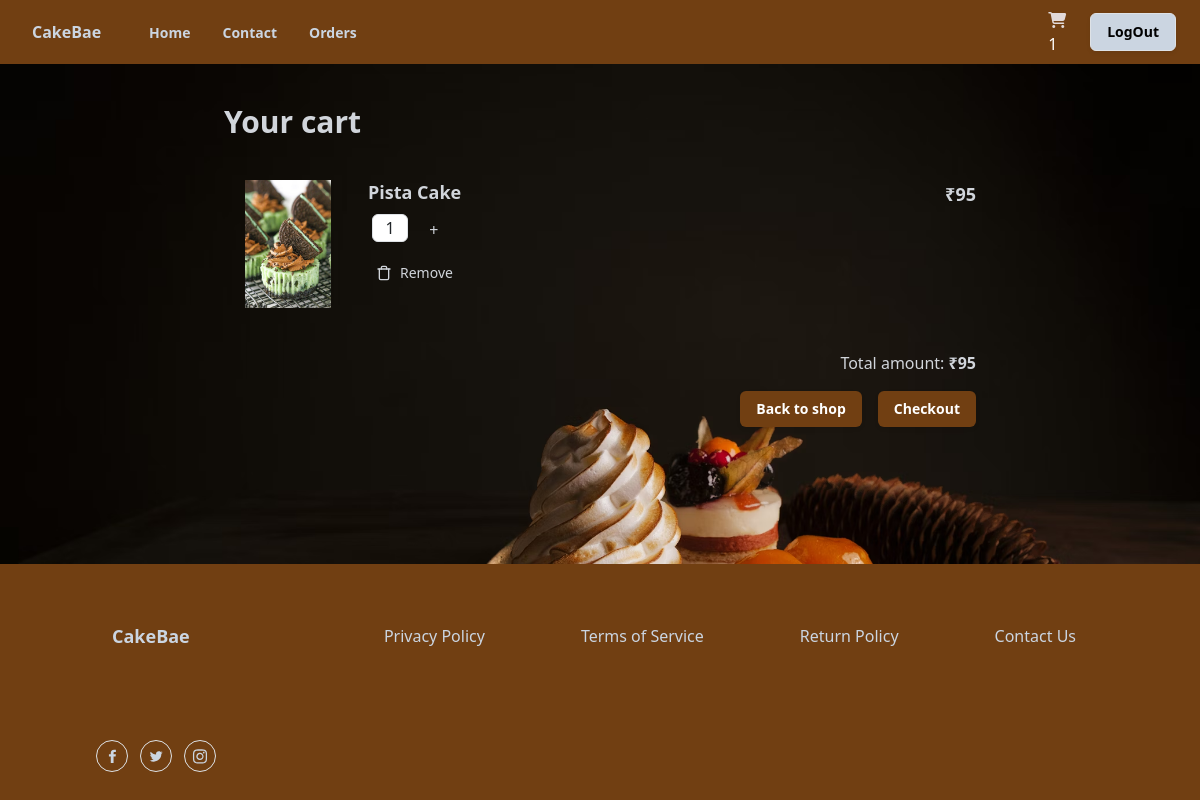
Before: /cakes/basket/items/all/ (signed in) with the older database file.
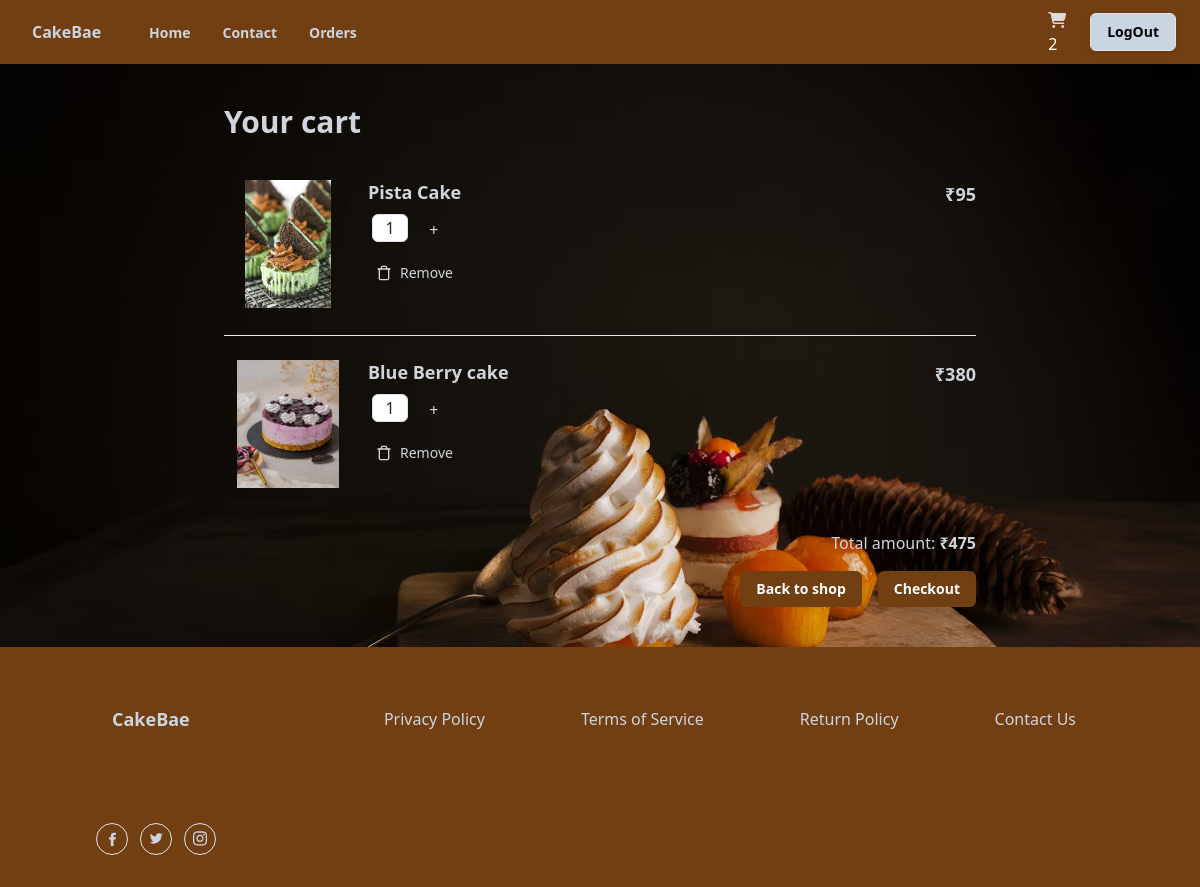
After: the same page with the newer database file.
### shop/models.py (models this page shows, shortened)
class BasketItem(models.Model):
    cake_varient_object=models.ForeignKey(CakeVarient,on_delete=models.CASCADE,related_name="cakevarient")
    qty=models.PositiveIntegerField(default=1)
    basket_object=models.ForeignKey(Basket,on_delete=models.CASCADE,related_name="cartitem")
    occasion_object=models.ForeignKey(Occasion,on_delete=models.CASCADE,null=True)
    is_order_placed=models.BooleanField(default=False)
    created_date=models.DateTimeField(auto_now_add=True)
    updated_date=models.DateTimeField(auto_now=True)
    is_active=models.BooleanField(default=True)
    @property
    def item_total(self):
        return self.qty*self.cake_varient_object.price

class CakeVarient(models.Model):
    cake_object=models.ForeignKey(Cake,on_delete=models.CASCADE,related_name='cakeitem')
    flavour_object=models.ForeignKey(Flavour,on_delete=models.CASCADE,)
    category_object=models.ForeignKey(Category,on_delete=models.CASCADE,name="cakecategory")
    image=models.ImageField(upload_to="cake_images",default="default.jpg",null=True,blank=True)
    shape_options=(
        ("Round","Round"),
        ("Square","Square"),
        ("Rectangle","Rectangle"),
        ("Heart","Heart"),
        ("Custom","Custom"),
   )
    shape=models.CharField(max_length=150,choices=shape_options,default="custom")
    weight_options=(
        ("250gm","250gm"),
        ("500gm","500gm"),
        ("1kg","1kg"),
        ("2kg","2kg"),
        ("Custom","Custom"),
    )
    weight=models.CharField(max_length=150,choices=weight_options,default="500")
    price=models.PositiveIntegerField()
    created_date=models.DateTimeField(auto_now_add=True)
    updated_date=models.DateTimeField(auto_now=True)
    is_active=models.BooleanField(default=True)

class Cake(models.Model):
    name=models.CharField(max_length=150,unique=True)
    occasion_object=models.ManyToManyField(Occasion)
    created_date=models.DateTimeField(auto_now_add=True)
    updated_date=models.DateTimeField(auto_now=True)
    is_active=models.BooleanField(default=True)

class Basket(models.Model):
    owner=models.OneToOneField(User,on_delete=models.CASCADE,related_name="cart")
    created_date=models.DateTimeField(auto_now_add=True)
    updated_date=models.DateTimeField(auto_now=True)
    is_active=models.BooleanField(default=True)
    @property
    def cart_items(self):
        return self.cartitem.filter(is_order_placed=False)
    @property
    def cart_item_count(self):
        return self.cart_items.count()
    @property
    def basket_total(self):
        basket_item=self.cart_items
        if basket_item:
            total=sum([bi.item_total for bi in basket_item])
            return total
        return 0

### shop/views.py (the view)
# urls.py: path("cakes/basket/items/all/",views.BasketItemListView.as_view(),name="basket-items"),
@method_decorator([signin_required,never_cache],name="dispatch")
class BasketItemListView(View):
    def get(self,request,*args,**kwargs):
        qs=request.user.cart.cartitem.filter(is_order_placed=False)
        return render(request,"cart_list.html",{"data":qs})

### shop/context_processors.py (called while the page is built)
def basket_count(request):
    if request.user.is_authenticated:
        count=request.user.cart.cart_item_count
        return {"cart_count":count}
    else:
        return {"cart_count":0}

### shop/templates/cart_list.html (shortened to what this page needs)
{%extends 'base.html'%}
{%block main_block%}
<div class="container-fluid "
  style="background-image: url('/img/f.avif');background-repeat: no-repeat;background-size:cover;min-height: 500px;">
  <div class="mx-auto flex max-w-3xl flex-col space-y-4 p-6 px-2 sm:p-10 sm:px-2" >
    <h2 class="text-3xl font-bold text-gray-300">Your cart</h2>
    <ul class="flex flex-col divide-y divide-gray-200">
      {%for bi in data%}
      <li class="flex flex-col py-6 sm:flex-row sm:justify-between">
        <div class="flex w-full space-x-2 sm:space-x-4">
          <img
            class="h-20 w-20 flex-shrink-0 rounded object-contain outline-none dark:border-transparent sm:h-32 sm:w-32"
            src="{{bi.cake_varient_object.image.url}}"
            alt="Nike Air Force 1 07 LV8"
          />
          <div class="flex w-full flex-col justify-between pb-4">
            <div class="flex w-full justify-between space-x-2 pb-2">
              <div class="space-y-1">
                <h3 class="text-lg font-semibold leading-snug sm:pr-8 text-gray-300">
                  {{bi.cake_varient_object.cake_object.name}}
                </h3>
                <form action="{%url 'editcart-qty' bi.id%}" method="post">
                <input
                type="text"
                class="mx-1 h-7 w-9 rounded-md border text-center"
                value="{{bi.qty}}"
                disabled
                />
                <button
                  type="submit"
                  class="py-2 btn text-gray-300"
                  name="counterbutton"
                  value="+"
                >
                  +
                </button>
              </form>
              </div>
              <div class="text-right text-gray-300">
                <p class="text-lg font-semibold">₹{{bi.item_total}}</p>
              </div>
            </div>
            <div class="flex divide-x text-sm">
              <button
                type="submit"
                class="flex items-center space-x-2 px-2 py-1 pl-0 text-gray-300 "
              >
                <svg
                  xmlns="http://www.w3.org/2000/svg"
                  width="16"
                  height="16"
                  viewBox="0 0 24 24"
                  fill="none"
                  stroke="currentColor"
                  stroke-width="2"
                  stroke-linecap="round"
                  stroke-linejoin="round"
                  class="lucide lucide-trash"
                >
                <a href="{%url 'basket-item-remove' bi.id%}"></a>
                  <path d="M3 6h18"></path>
                  <path d="M19 6v14c0 1-1 2-2 2H7c-1 0-2-1-2-2V6"></path>
                  <path d="M8 6V4c0-1 1-2 2-2h4c1 0 2 1 2 2v2"></path>
                </svg>
                <a href="{%url 'basket-item-remove' bi.id%}" class="text-gray-300">Remove</a>
              </button>
            </div>
          </div>
        </div>
      </li>
      {%endfor%}
    </ul>
    <div class="space-y-1 text-right text-gray-300">
      <p>
        Total amount:<span class="font-semibold"> ₹{{request.user.cart.basket_total}}</span>
      </p>
    </div>
    <div class="flex justify-end space-x-4">
      <button
        type="button"
        class="rounded-md bg-yellow-900 px-3 py-2 text-sm font-semibold text-white shadow-sm hover:bg-yellow-900/80 focus-visible:outline focus-visible:outline-2 focus-visible:outline-offset-2 focus-visible:outline-black"
      >
        <a href="{%url 'index'%}">Back to shop</a>
      </button>
      <button
        type="submit"
        class="rounded-md bg-yellow-900 px-3 py-2 text-sm font-semibold text-white shadow-sm hover:bg-yellow-900/80 focus-visible:outline focus-visible:outline-2 focus-visible:outline-offset-2 focus-visible:outline-black"
      >
        <a href="{%url 'checkout'%}">Checkout</a>
      </button>
    </div>
  </div>
</div>
{%endblock%}

Changed rows visible on the page:
added BasketItem: cake_varient_object.image (picture), cake_varient_object.cake_object.name "Blue Berry cake", qty "1", item_total "380"
Other visible differences:
{{ cart_count }}: "1" → "2"
{{ request.user.cart.basket_total }}: "95" → "475"
